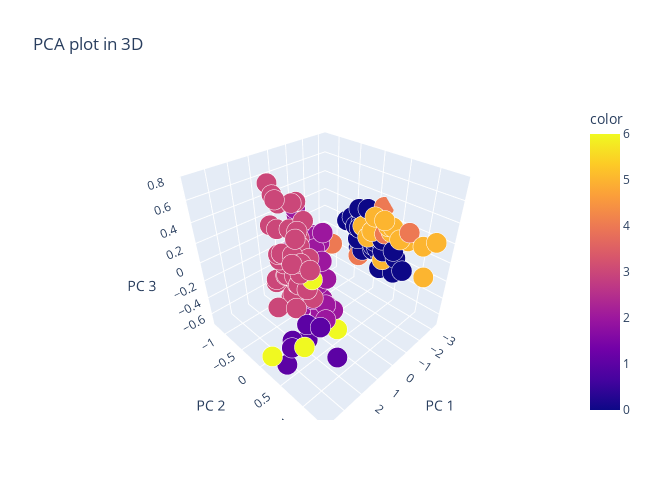

Notebook source saved alongside this figure:
### Markdown cell above
Scatter plot:

### Code cell
# 3D scatterplot
fig = px.scatter_3d(
    components, x=0, y=1, z=2, color=preds, size=0.1*np.ones(len(X)), opacity = 1,
    title='PCA plot in 3D',
    labels={'0': 'PC 1', '1': 'PC 2', '2': 'PC 3'},
    width=650, height=500
)
fig.show()

### Figure 1 — Plotly figure (JSON) as saved in the notebook; plotly's stock layout.template omitted (floating-point values rounded to 4 significant figures; data arrays with more than 128 entries replaced by an {"elided": "..."} marker saying what was removed)
{"data": [{"hovertemplate": "PC 1=%{x}<br>PC 2=%{y}<br>PC 3=%{z}<br>size=%{marker.size}<br>color=%{marker.color}<extra></extra>", "legendgroup": "", "marker": {"color": {"elided": "150 int values"}, "coloraxis": "coloraxis", "opacity": 1, "size": {"elided": "150 float values"}, "sizemode": "area", "sizeref": 0.00025, "symbol": "circle"}, "mode": "markers", "name": "", "scene": "scene", "showlegend": false, "type": "scatter3d", "x": {"elided": "150 float values"}, "y": {"elided": "150 float values"}, "z": {"elided": "150 float values"}}], "layout": {"coloraxis": {"colorbar": {"title": {"text": "color"}}, "colorscale": [[0, "#0d0887"], [0.1111, "#46039f"], [0.2222, "#7201a8"], [0.3333, "#9c179e"], [0.4444, "#bd3786"], [0.5556, "#d8576b"], [0.6667, "#ed7953"], [0.7778, "#fb9f3a"], [0.8889, "#fdca26"], [1, "#f0f921"]]}, "height": 500, "legend": {"itemsizing": "constant", "tracegroupgap": 0}, "scene": {"domain": {"x": [0, 1], "y": [0, 1]}, "xaxis": {"title": {"text": "PC 1"}}, "yaxis": {"title": {"text": "PC 2"}}, "zaxis": {"title": {"text": "PC 3"}}}, "title": {"text": "PCA plot in 3D"}, "width": 650}}
